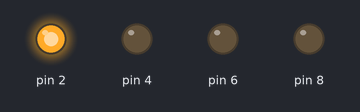
A sketch run on a simulated Arduino Uno, built with avr-gcc and run on an emulated ATmega328P. On the bench: output pins drawn as LEDs (lit = HIGH).

Above: at 1.0 s.
At 3.5 s:
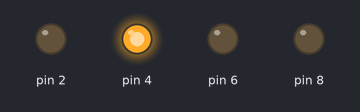
At 5.5 s:
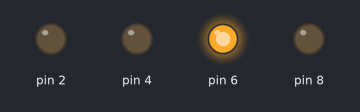
At 7.0 s:
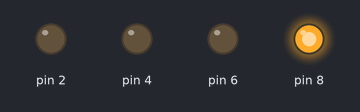
Timing chart, 0 to 10.4 s (numbered marks = the images above):
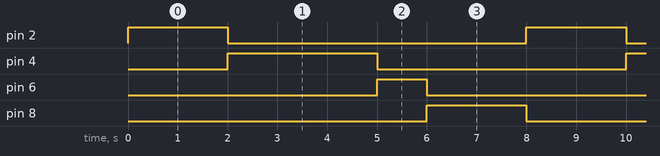

The sketch:

led_sequencial.ino
```cpp
void setup(){
  	pinMode(2, OUTPUT);
  	pinMode(4, OUTPUT);
  	pinMode(6, OUTPUT);
  	pinMode(8, OUTPUT);

  	digitalWrite(2, HIGH);
  	digitalWrite(4, LOW);
  	digitalWrite(6, LOW);
  	digitalWrite(8, LOW);
}

void loop(){
	delay(2000);
  	digitalWrite(2, LOW);

  	if(digitalRead(2) == LOW){
  		digitalWrite(4, HIGH);
      	delay(3000);
      	digitalWrite(4, LOW);

        if(digitalRead(4) == LOW){
        	digitalWrite(6, HIGH);
          	delay(1000);
          	digitalWrite(6, LOW);

          	if(digitalRead(6) == LOW){
          		digitalWrite(8, HIGH);
              	delay(2000);
              	digitalWrite(8, LOW);

              	if(digitalRead(8) == LOW){
              		digitalWrite(2, HIGH);
                  	exit;
                }
            }
        }
    }
 }
```

Measured:
- by itself, pin 2, pin 8: alternates HIGH for 2.0 s and LOW for 6.0 s
- by itself, pin 4: alternates HIGH for 3.0 s and LOW for 5.0 s
- by itself, pin 6: alternates HIGH for 1.0 s and LOW for 7.0 s
